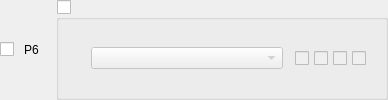
       <widget class="QWidget" name="widgetPlayer6">
        <layout class="QHBoxLayout" name="horizontalLayoutPlayer6">
         <property name="spacing">
          <number>10</number>
         </property>
         <property name="leftMargin">
          <number>0</number>
         </property>
         <property name="topMargin">
          <number>0</number>
         </property>
         <property name="rightMargin">
          <number>0</number>
         </property>
         <property name="bottomMargin">
          <number>0</number>
         </property>
         <item>
          <widget class="QCheckBox" name="checkboxPlayer6Connected">
           <property name="checked">
            <bool>false</bool>
           </property>
           <property name="playerToggle" stdset="0">
            <bool>true</bool>
           </property>
          </widget>
         </item>
         <item>
          <widget class="QLabel" name="labelConnectedPlayer6">
           <property name="text">
            <string notr="true">P6</string>
           </property>
           <property name="playerNumber" stdset="0">
            <bool>true</bool>
           </property>
           <property name="minimumSize">
            <size>
             <width>22</width>
             <height>0</height>
            </size>
           </property>
          </widget>
         </item>
         <item>
          <widget class="QGroupBox" name="groupPlayer6Connected">
           <property name="title">
            <string notr="true" />
           </property>
           <property name="checkable">
            <bool>true</bool>
           </property>
           <property name="checked">
            <bool>false</bool>
           </property>
           <property name="player" stdset="0">
            <bool>true</bool>
           </property>
           <layout class="QHBoxLayout" name="groupPlayer6Layout" stretch="0,0,0,1">
            <property name="spacing">
             <number>12</number>
            </property>
            <property name="leftMargin">
             <number>0</number>
            </property>
            <property name="topMargin">
             <number>0</number>
            </property>
            <property name="rightMargin">
             <number>0</number>
            </property>
            <property name="bottomMargin">
             <number>0</number>
            </property>
            <item>
             <widget class="QLabel" name="controllerPlayer6">
              <property name="minimumSize">
               <size>
                <width>20</width>
                <height>20</height>
               </size>
              </property>
              <property name="maximumSize">
               <size>
                <width>20</width>
                <height>20</height>
               </size>
              </property>
             </widget>
            </item>
            <item>
             <widget class="QComboBox" name="comboPlayer6Emulated">
              <property name="minimumSize">
               <size>
                <width>192</width>
                <height>0</height>
               </size>
              </property>
              <property name="maximumSize">
               <size>
                <width>192</width>
                <height>16777215</height>
               </size>
              </property>
             </widget>
            </item>
            <item>
             <widget class="QWidget" name="Player6LEDs">
              <layout class="QHBoxLayout" name="Player6LEDsLayout">
               <property name="spacing">
                <number>5</number>
               </property>
               <property name="leftMargin">
                <number>0</number>
               </property>
               <property name="topMargin">
                <number>0</number>
               </property>
               <property name="rightMargin">
                <number>0</number>
               </property>
               <property name="bottomMargin">
                <number>0</number>
               </property>
               <item>
                <widget class="QCheckBox" name="checkboxPlayer6LED1">
                 <property name="enabled">
                  <bool>false</bool>
                 </property>
                 <property name="focusPolicy">
                  <enum>Qt::NoFocus</enum>
                 </property>
                 <property name="led" stdset="0">
                  <bool>true</bool>
                 </property>
                </widget>
               </item>
               <item>
                <widget class="QCheckBox" name="checkboxPlayer6LED2">
                 <property name="enabled">
                  <bool>false</bool>
                 </property>
                 <property name="focusPolicy">
                  <enum>Qt::NoFocus</enum>
                 </property>
                 <property name="led" stdset="0">
                  <bool>true</bool>
                 </property>
                </widget>
               </item>
               <item>
                <widget class="QCheckBox" name="checkboxPlayer6LED3">
                 <property name="enabled">
                  <bool>false</bool>
                 </property>
                 <property name="focusPolicy">
                  <enum>Qt::NoFocus</enum>
                 </property>
                 <property name="led" stdset="0">
                  <bool>true</bool>
                 </property>
                </widget>
               </item>
               <item>
                <widget class="QCheckBox" name="checkboxPlayer6LED4">
                 <property name="enabled">
                  <bool>false</bool>
                 </property>
                 <property name="focusPolicy">
                  <enum>Qt::NoFocus</enum>
                 </property>
                 <property name="led" stdset="0">
                  <bool>true</bool>
                 </property>
                </widget>
               </item>
              </layout>
             </widget>
            </item>
            <item>
             <widget class="QLabel" name="labelPlayer6Explain">
              <property name="alignment">
               <set>Qt::AlignRight|Qt::AlignVCenter</set>
              </property>
              <property name="explain" stdset="0">
               <bool>true</bool>
              </property>
             </widget>
            </item>
           </layout>
          </widget>
         </item>
        </layout>
       </widget>
